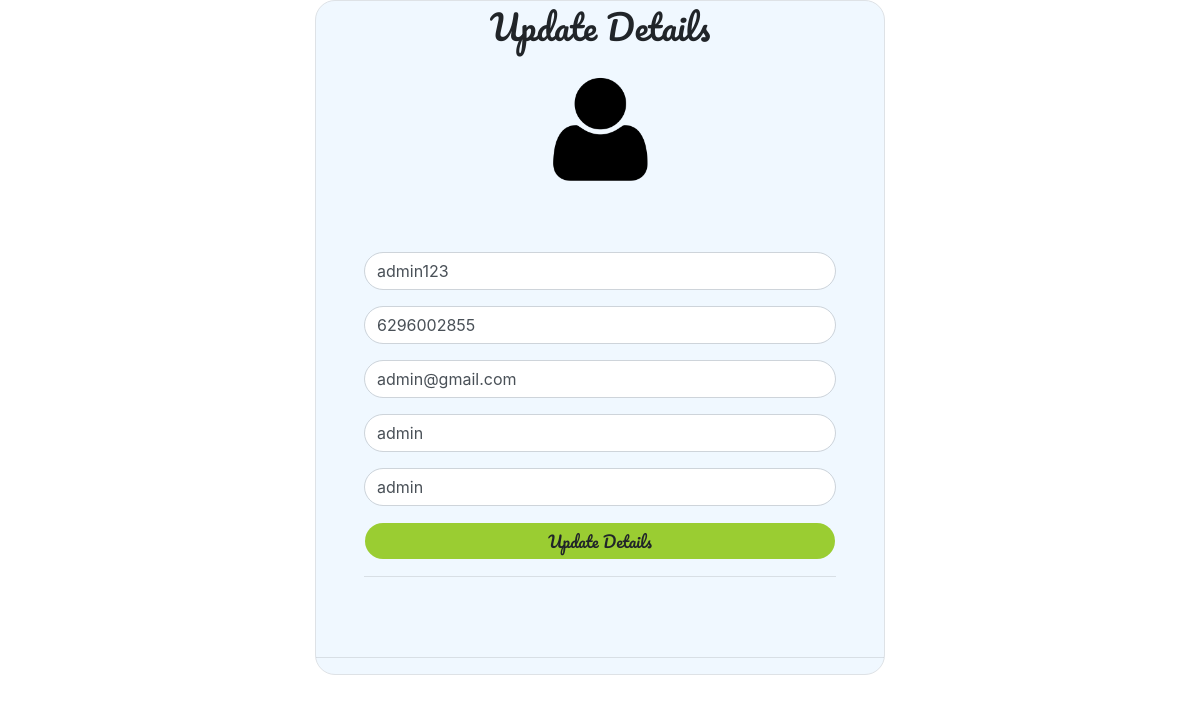
The page /Admin/user_update.php?user_id=1 on the database its author committed.
### tables this page shows
CREATE TABLE `register_user` (
  `user_id` int(100) NOT NULL,
  `username` varchar(255) NOT NULL,
  `userphone` varchar(255) NOT NULL,
  `useremail` varchar(255) NOT NULL,
  `password` varchar(255) NOT NULL,
  `entry_referal` varchar(255) NOT NULL,
  `user` varchar(255) NOT NULL,
  `verified` varchar(100) NOT NULL,
  `date` datetime NOT NULL DEFAULT CURRENT_TIMESTAMP,
  `date_of_reg` varchar(12) NOT NULL
);

### Admin/user_update.php (the view, shortened to what this page needs)
<!doctype html>
<html lang="en">
<head>
    <link rel="stylesheet" href="https://cdn.jsdelivr.net/npm/bootstrap@4.5.3/dist/css/bootstrap.min.css">
</head>
<body>
    <div class="col-md-6 offset-md-3">
        <div class="card border " style=" border-radius:20px;     background-color: aliceblue; ">
            <div class="text-center" style="    font-size: 34px; font-family: 'Pacifico', cursive;">Update Details</div>
            <div class="d-flex justify-content-center my-3">
                <img src="../Image/register.png" width="120" height="120" alt="">
            </div>
            <?php
            include '../Connection/connection.php';
            ?>
            <?php
            $user_id = $_GET['user_id'];
            $sql = "select * from `register_user` where `user_id`='$user_id'";
            $result = mysqli_query($conn, $sql);
            while ($row = mysqli_fetch_assoc($result)) {
            ?>
                <form action="<?php $_SERVER['REQUEST_URI'] ?>" class="m-5" method="post">
                    <div class="form-group">
                        <input type="text" name="name" id="name" style="border-radius:20px;" value="<?php echo $row['username'] ?>" placeholder="Name of User" class="form-control">
                    </div>
                    <div class="form-group">
                        <input type="number" name="phone" style="border-radius:20px;" value="<?php echo $row['userphone'] ?>" placeholder="Phone" id="phone" class="form-control">
                    </div>
                    <div class="form-group">
                        <input type="email" name="email" style="border-radius:20px;" value="<?php echo $row['useremail'] ?>" placeholder="Email" id="email" class="form-control">
                    </div>
                    <div class="form-group">
                        <input type="text" name="password" style="border-radius:20px;" value="<?php echo $row['password'] ?>" placeholder="Password" id="password" class="form-control">
                    </div>
                    <div class="form-group">
                        <input type="text" name="user" id="name" style="border-radius:20px;" value="<?php echo $row['user'] ?>" placeholder="User Post" class="form-control">
                    </div>
                    <div class="form-group">
                        <button type="submit" class="form-control btn btn" value="submit" style="border-radius:20px; background-color:yellowgreen; font-family: 'Pacifico', cursive;">Update Details</button>
                        <hr>
                    </div>
                </form>
            <?php  }  ?>
            <hr>
        </div>
    </div>
</body>
</html>

### rows shown on the page
register_user: name "admin123", phone "6296002855", email "admin@gmail.com", password "admin", user "admin"
